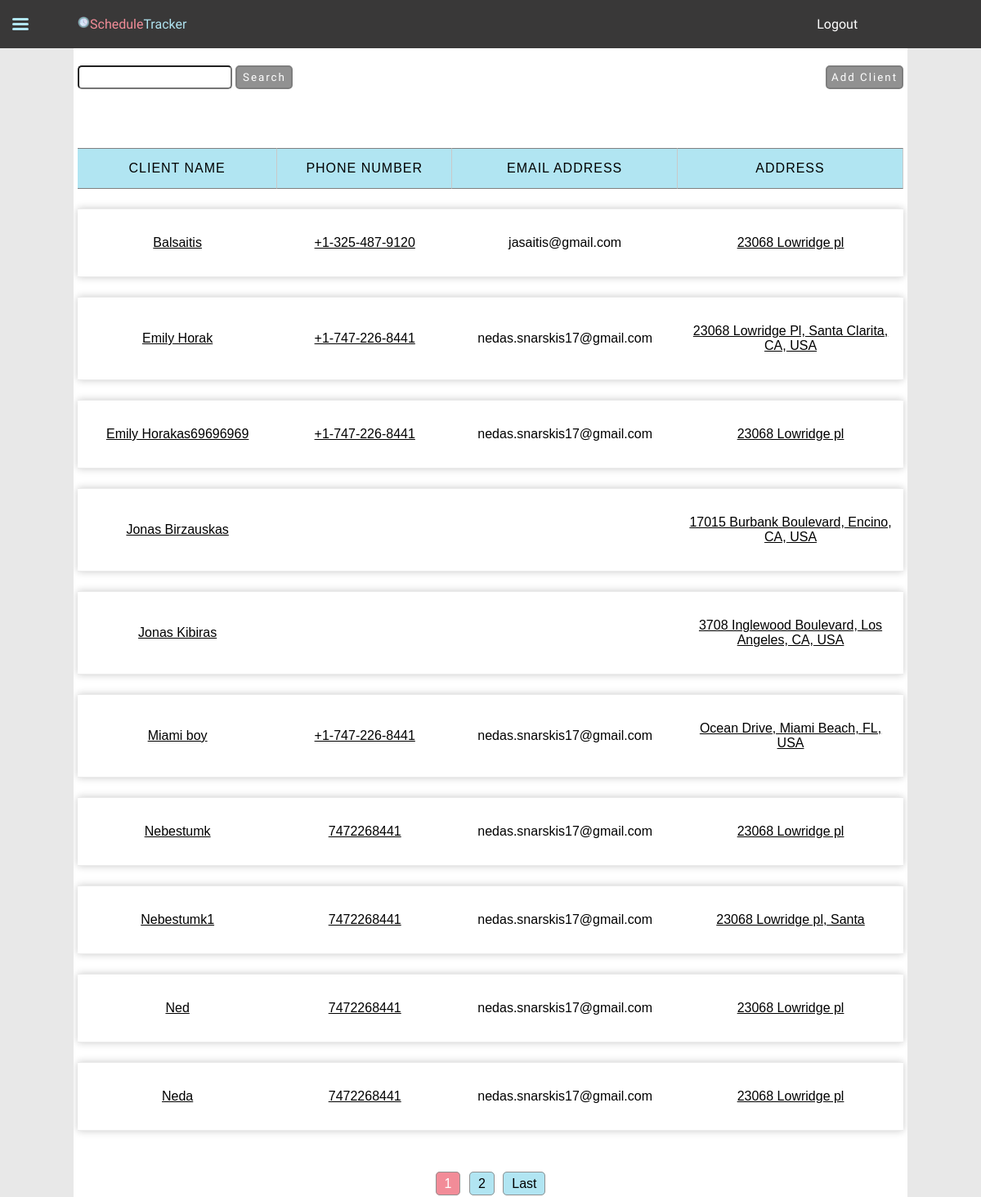
The app's page /clients/ (signed in), older data.
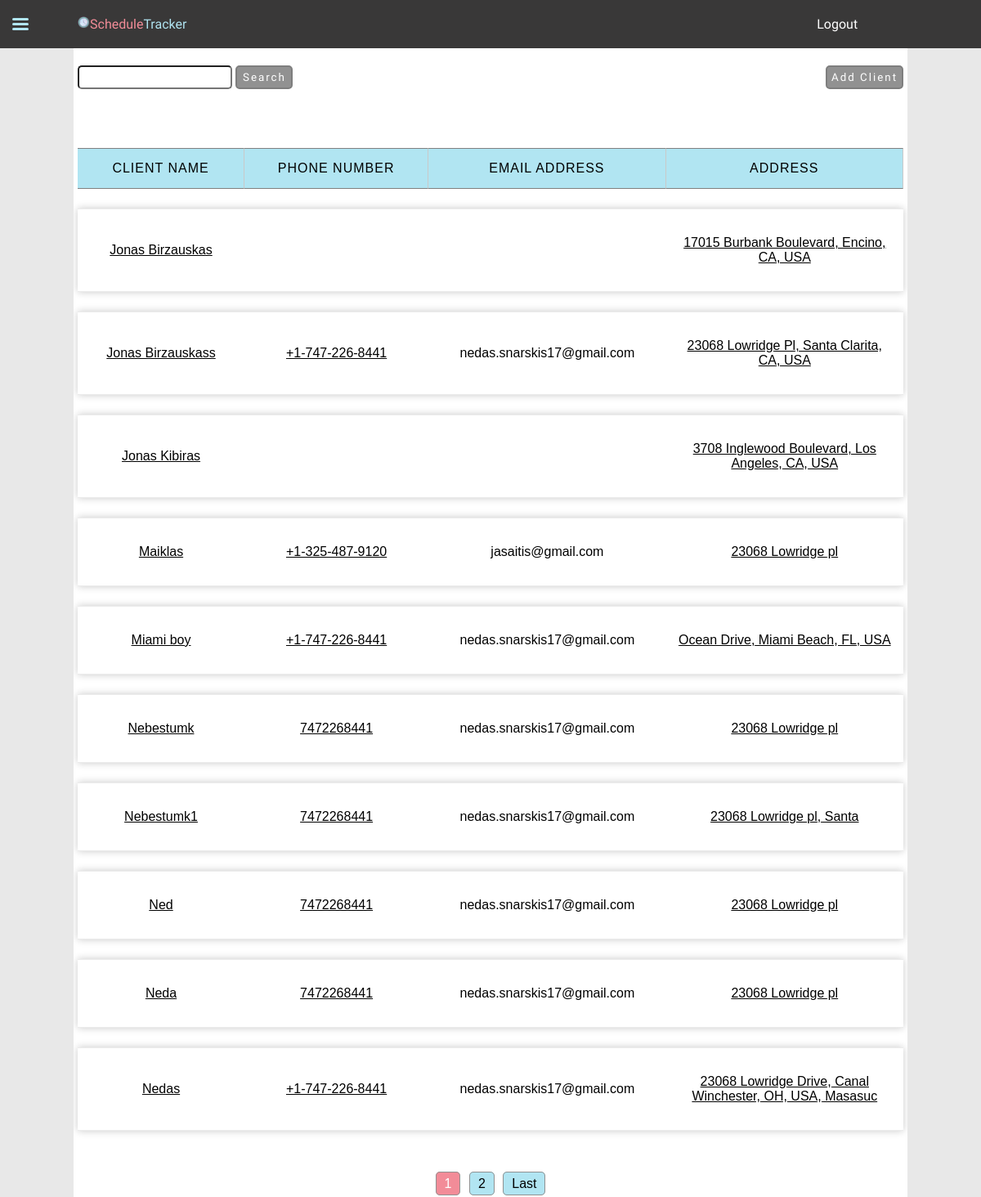
The same page, newer data.
### JobTrackingApp/models.py (models this page shows, shortened)
class Client(models.Model):
    user = models.ForeignKey(User, on_delete=models.CASCADE)
    name = models.CharField(max_length=30)
    address = models.CharField(max_length=60)
    phone_number = models.CharField(blank=True, max_length=30)
    email_address = models.EmailField(blank=True, max_length=30)

### JobTrackingApp/views.py (the view, shortened to what this page needs)
# urls.py: path("clients/", views.clients, name="clients"),
@login_required
def clients(request):
    clientList = Client.objects.filter(user=request.user).order_by("name")
    if request.method == "GET":
        form = ClientForm()
        searchForm = SearchForm(request.GET)
        if searchForm.is_valid():
            data = searchForm.cleaned_data
            query = data["query"]
            if query:
                clientList = clientList.filter(name__icontains=query)
    page_number = request.GET.get("page", 1)
    paginator = Paginator(clientList, 10)
    pageList = paginator.get_page(page_number)
    context = {
        "paginator": paginator,
        "page_obj": pageList,
        "form": form,
        "searchForm": searchForm,
        "is_paginated": True,
        "search": query,
    }
    return render(
        request,
        "JobTrackingApp/clients.html",
        context,
    )

### JobTrackingApp/forms.py (shortened to what this page needs)
class ClientForm(ModelForm):
    name = forms.CharField(
        error_messages={"invalid": "Client with the same name already exists"}
    )
    name.widget.attrs.update(
        {"placeholder": "required", "autocomplete": "new-password"}
    )
    address = forms.CharField()
    address.widget.attrs.update(
        {"autocomplete": "new-password", "placeholder": "required"}
    )
    phone_number = forms.RegexField(
        regex=r"^(\+?1?)\D*(\d{3})\D*(\d{3})\D*(\d{4})\D*$",
        error_messages={
            "invalid": "Phone number must be entered in the format: '+1-333-666-9999'",
        },
        required=False,
        widget=forms.TextInput(
            attrs={
                "placeholder": "Example: +1-323-627-8956 (optional)",
                "autocomplete": "new-password",
            }
        ),
    )
    email_address = forms.EmailField(required=False)
    email_address.widget.attrs.update(
        {"placeholder": "optional", "autocomplete": "new-password"}
    )
    class Meta:
        model = Client
        fields = ["name", "address", "phone_number", "email_address"]

class SearchForm(forms.Form):
    query = forms.CharField(max_length=100, required=False)

### JobTrackingApp/templates/JobTrackingApp/clients.html (shortened to what this page needs)
{% extends 'JobTrackingApp/base.html' %}
{% load static %}
{% block css %}
    <link rel="stylesheet" href="{% static 'css/clients.css' %}">
{% endblock css %}
{% block content %}
    <div class="wrapper">
        <div class="search">
            <form class="searchForm" action='' method='GET'>
                {{ searchForm.query }}
                <input class="button" type="submit" value="Search">
            </form>
        </div>
        <div class="features">
            <button class="addClient button"> Add Client </button>
        </div>
    </div>
    <table id="clientsTable">
        {% if page_obj %}
            <tr class="table-header">
                <th> Client name</th>
                <th> Phone number</th>
                <th> Email address </th>
                <th> Address </th>
            </tr>
            {% for client in page_obj %}
                <tr class="table-row">
                    <td data-name="Client name" class="tdName"><a class="link" href="{% url 'client-detail' client.pk %}">{{ client.name }}</a></td>
                    <td data-name="Phone number"><a href="tel:{{ client.phone_number }}"> {{ client.phone_number }} </a></td>
                    <td data-name="Email Address"> {{ client.email_address }} </td>
                    <td data-name="Address"><a target="_blank" href="https://www.google.com/maps/search/?api=1&query={{ client.address }}">{{ client.address }}</a></td>
                </tr>
            {% endfor %}
        {% else %}
            <p class="not-found"> Client was not found. Maybe create a new client?</p>
        {% endif %}
    </table>
    {% if is_paginated %}
    <div class="paginator">
        <a class="current-page-number">{{ page_obj.number }}</a>
        {% if page_obj.has_next %}
            <a href="?page={{ page_obj.next_page_number }}&query={{ search }}" class="page-number">{{ page_obj.next_page_number }}</a>
        {% endif %}
        {% if paginator.num_pages > page_obj.next_page_number %}
            <a href="?page={{ paginator.num_pages }}&query={{ search }}" class="page-number">Last</a>
        {% endif %}
    </div>
    {% endif %}
{% endblock content %}

### JobTrackingApp/templates/JobTrackingApp/base.html (shortened to what this page needs)
<!DOCTYPE html>
<html lang="en">
{% load static %}
<head>
    <link rel="stylesheet" href="{% static 'css/main.css' %}">
    {% block css %} {% endblock css %}
</head>
<body>
    <nav id="navbar">
        <div class="menu">
            <div id="sidebar-icon">
                <span class="side-bar-container">
                    <div class="sidebar"></div>
                    <div class="sidebar"></div>
                    <div class="sidebar"></div>
                </span>
            </div>
            <div id="logo" class="item"><a href="{% url 'index' %}"><img id="clock" src="{% static 'icons/clocknew.gif'%}"/>Schedule<span>Tracker</span></a></div>
            {% if request.user.is_authenticated %}
                <div id="logout" class="item"><a href="{% url 'logout' %}">Logout</a></div>
            {% else %}
                <div id="login" class="item"><a href="{% url 'login' %}">Login</a></div>
                <div id="register" class="item"><a href="{% url 'register' %}">Register</a></div>
            {% endif %}
        </div>
    </nav>
    <main id="content">
        {% block content %}
        {% endblock content%}
    </main>
</body>
</html>

### static/css/main.css (style rules this page uses)
.button { padding: 5px; width: 100%; border-radius: 5px; cursor: pointer; background-color: #919191; color: white; font-family: 'Balsamiq Sans', cursive; letter-spacing: 2px; border: 2px solid #7e7e7e; }
a, a:visited { text-decoration: none; color: inherit; }
body { margin: 0px; padding: 0px; background-color: #e8e8e8; font-family: Arial, Helvetica, sans-serif; }
nav#navbar { background-color: #393838; padding: 20px 10px 20px 10px; font-family: 'Balsamiq Sans', cursive; color: white; }
nav#navbar div.menu { display: flex; flex-direction: row; align-items: center; }
nav#navbar div.menu div#sidebar-icon { width: 20px; height: 15px; margin-left: 5px; cursor: pointer; }
nav#navbar div.menu div#sidebar-icon span.side-bar-container { width: inherit; height: inherit; display: flex; flex-direction: column; justify-content: space-between; }
nav#navbar div.menu div#sidebar-icon span.side-bar-container div.sidebar { height: 3px; width: 100%; background-color: #b1e5f2; border-radius: 3px; transition: all 0.3s ease-in-out; }
nav#navbar div.menu div#logo { color: #f28c98; flex: 2; text-align: start; padding-left: 5%; }
nav#navbar div.menu div#logo span { color: #b1e5f2; }
nav#navbar div.menu div#logo img#clock { width: 15px; }
nav#navbar div.menu div#login, nav#navbar div.menu div#register, nav#navbar div.menu div#logout { flex: 1; text-align: center; }
main { padding: 5px; width: 85%; min-height: 100vh; margin: auto; background-color: white; position: relative; }

Row changes from the older to the newer data that the page shows:
removed Client: name "Emily Horakas69696969", phone_number "+1-747-226-8441", email_address "nedas.snarskis17@gmail.com", address "23068 Lowridge pl"
shown differently, row unchanged: Client "Jonas Birzauskas": moves up the list
changed Client "23068 Lowridge Pl, Santa Clarita, CA, USA": name "Emily Horak" → "Jonas Birzauskass"; moves down the list
shown differently, row unchanged: Client "Jonas Kibiras": moves up the list
changed Client "jasaitis@gmail.com": name "Balsaitis" → "Maiklas"
now on this page (row edited): Client: name "Nedas", phone_number "+1-747-226-8441", email_address "nedas.snarskis17@gmail.com", address "23068 Lowridge Drive, Canal Winchester, OH, USA, Masasuc"
